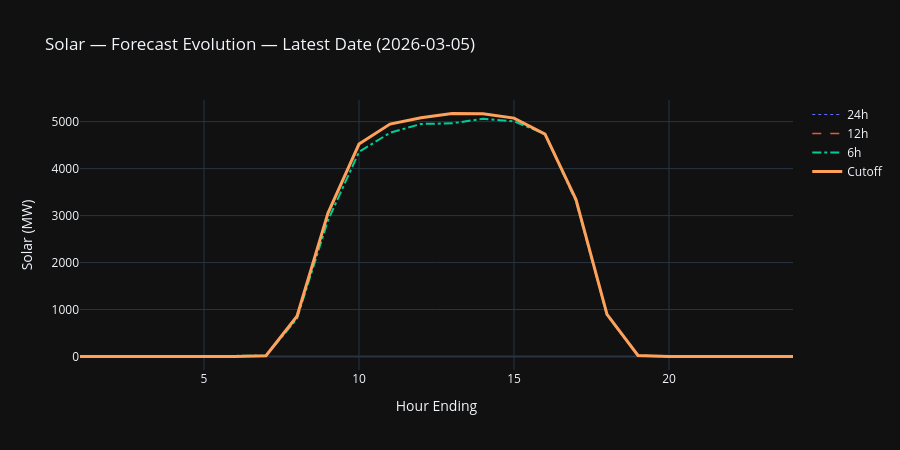

This figure's notebook cell:
### Markdown cell above
## 3. Forecast Evolution — Cutoff vs Lookbacks (Grid-Scale Solar)

### Code cell
latest_date = df["forecast_date"].max()
df_latest = df[df["forecast_date"] == latest_date].copy().sort_values("hour_ending")

colors = {"24h": "#636EFA", "12h": "#EF553B", "6h": "#00CC96", "Cutoff": "#FFA15A"}
dashes = {"24h": "dot", "12h": "dash", "6h": "dashdot", "Cutoff": "solid"}

fig = go.Figure()
for label, col, width in [
    ("24h", "solar_mw_24h", 1),
    ("12h", "solar_mw_12h", 1.5),
    ("6h", "solar_mw_6h", 2),
    ("Cutoff", "cutoff_solar_mw", 3),
]:
    fig.add_trace(
        go.Scatter(
            x=df_latest["hour_ending"],
            y=df_latest[col],
            name=label,
            line=dict(color=colors[label], dash=dashes[label], width=width),
        )
    )

fig.update_layout(
    height=450,
    template="plotly_dark",
    title=f"Solar — Forecast Evolution — Latest Date ({latest_date})",
    xaxis_title="Hour Ending",
    yaxis_title="Solar (MW)",
)
fig.show()

### Figure 1 — Plotly figure (JSON) as saved in the notebook; plotly's stock layout.template omitted (floating-point values rounded to 4 significant figures)
{"data": [{"line": {"color": "#636EFA", "dash": "dot", "width": 1}, "name": "24h", "type": "scatter", "x": [1.0, 2.0, 3.0, 4.0, 5.0, 6.0, 7.0, 8.0, 9.0, 10.0, 11.0, 12.0, 13.0, 14.0, 15.0, 16.0, 17.0, 18.0, 19.0, 20.0, 21.0, 22.0, 23.0, 24.0], "y": [NaN, NaN, NaN, NaN, NaN, NaN, NaN, NaN, NaN, NaN, NaN, NaN, NaN, NaN, NaN, NaN, NaN, NaN, NaN, NaN, NaN, NaN, NaN, NaN]}, {"line": {"color": "#EF553B", "dash": "dash", "width": 1.5}, "name": "12h", "type": "scatter", "x": [1.0, 2.0, 3.0, 4.0, 5.0, 6.0, 7.0, 8.0, 9.0, 10.0, 11.0, 12.0, 13.0, 14.0, 15.0, 16.0, 17.0, 18.0, 19.0, 20.0, 21.0, 22.0, 23.0, 24.0], "y": [NaN, NaN, NaN, NaN, NaN, NaN, NaN, NaN, NaN, NaN, NaN, NaN, NaN, NaN, NaN, NaN, NaN, NaN, NaN, NaN, NaN, NaN, NaN, NaN]}, {"line": {"color": "#00CC96", "dash": "dashdot", "width": 2}, "name": "6h", "type": "scatter", "x": [1.0, 2.0, 3.0, 4.0, 5.0, 6.0, 7.0, 8.0, 9.0, 10.0, 11.0, 12.0, 13.0, 14.0, 15.0, 16.0, 17.0, 18.0, 19.0, 20.0, 21.0, 22.0, 23.0, 24.0], "y": [0.0, 0.0, 0.0, 0.0, 0.0, 0.0, 15.83, 805.7, 2899.0, 4355.0, 4762.0, 4951.0, 4963.0, 5062.0, 5006.0, 4736.0, 3305.0, 881.8, 20.86, 0.0, 0.0, 0.0, 0.0, 0.0]}, {"line": {"color": "#FFA15A", "dash": "solid", "width": 3}, "name": "Cutoff", "type": "scatter", "x": [1.0, 2.0, 3.0, 4.0, 5.0, 6.0, 7.0, 8.0, 9.0, 10.0, 11.0, 12.0, 13.0, 14.0, 15.0, 16.0, 17.0, 18.0, 19.0, 20.0, 21.0, 22.0, 23.0, 24.0], "y": [0.0, 0.0, 0.0, 0.0, 0.0, 0.0, 17.71, 858.1, 3054.0, 4523.0, 4949.0, 5081.0, 5173.0, 5168.0, 5076.0, 4735.0, 3341.0, 896.6, 20.84, 0.0, 0.0, 0.0, 0.0, 0.0]}], "layout": {"height": 450, "title": {"text": "Solar — Forecast Evolution — Latest Date (2026-03-05)"}, "xaxis": {"title": {"text": "Hour Ending"}}, "yaxis": {"title": {"text": "Solar (MW)"}}}}
